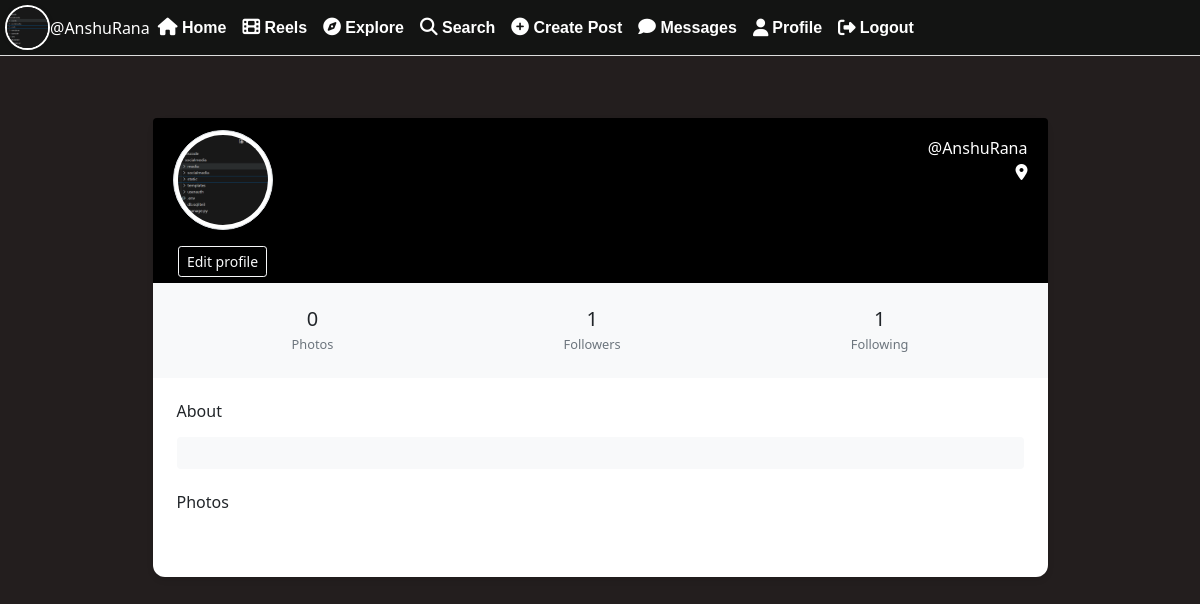
/profile/AnshuRana (signed in), run on an earlier commit of the app's database.
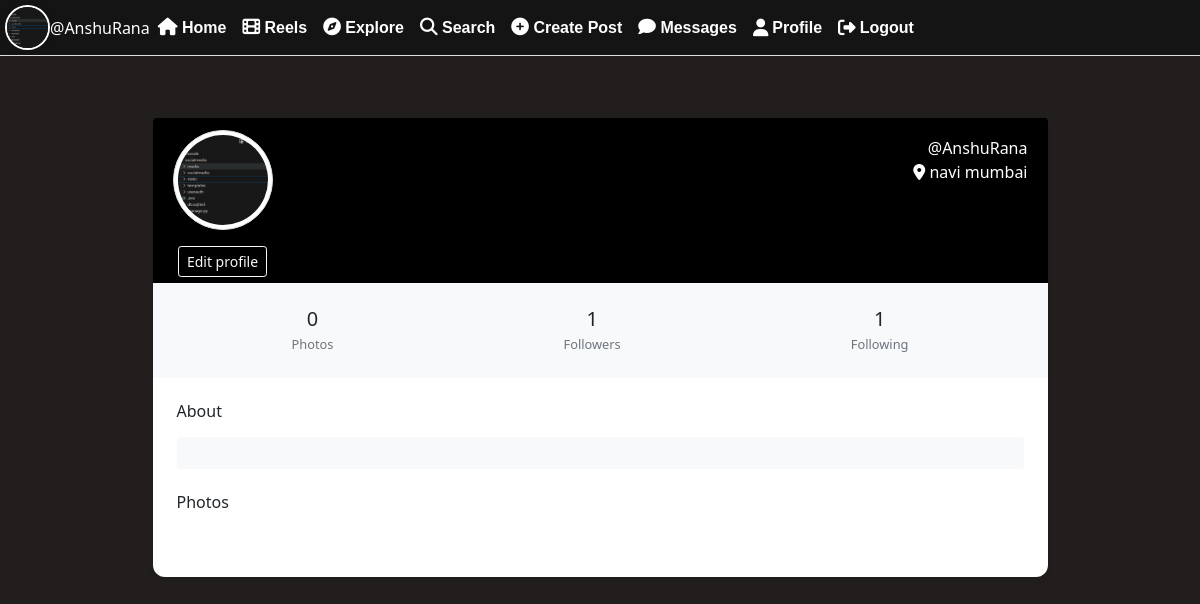
And on a later commit of the database.
### userauth/models.py (models this page shows, shortened)
class Profile(models.Model):
    user = models.OneToOneField(User, on_delete=models.CASCADE)
    bio = models.TextField(blank=True, default='')
    profileimg = models.ImageField(upload_to='profile_images', default='blank-profile-picture.png')
    location = models.CharField(max_length=100, blank=True, default='')

### userauth/views.py (the view)
# urls.py: path('profile/<str:id_user>', views.profilepage,name='profile'),
@login_required(login_url='loginn')
def profilepage(request, id_user):
    user_object = get_object_or_404(User, username=id_user)
    profile, _ = Profile.objects.get_or_create(user=request.user)
    user_profile, _ = Profile.objects.get_or_create(user=user_object)
    user_posts = Post.objects.filter(user=id_user).order_by('-created_at')
    user_post_length = user_posts.count()
    follower = request.user.username
    user = id_user
    if Followers.objects.filter(follower=follower, user=user).exists():
        follow_unfollow = 'Unfollow'
    else:
        follow_unfollow = 'Follow'
    user_followers = Followers.objects.filter(user=id_user).count()
    user_following = Followers.objects.filter(follower=id_user).count()
    context = {
        'user_object': user_object,
        'user_profile': user_profile,
        'user_posts': user_posts,
        'user_post_length': user_post_length,
        'profile': profile,
        'follow_unfollow': follow_unfollow,
        'user_followers': user_followers,
        'user_following': user_following,
    }
    if request.user.username == id_user:
        if request.method == 'POST':
            bio = request.POST.get('bio', '')
            location = request.POST.get('location', '')
            image = request.FILES.get('image', user_profile.profileimg)
            user_profile.bio = bio
            user_profile.location = location
            user_profile.profileimg = image
            user_profile.save()
            return redirect(f'/profile/{id_user}')
    return render(request, 'profile.html', context)

### templates/profile.html (shortened to what the changed rows need)
{% load static %}
<!DOCTYPE html>
<html lang="en">
<head>
    <link rel="stylesheet" href="https://maxcdn.bootstrapcdn.com/bootstrap/4.5.2/css/bootstrap.min.css">
    <link href="https://cdn.jsdelivr.net/npm/bootstrap@5.0.2/dist/css/bootstrap.min.css" rel="stylesheet"integrity="sha384-EVSTQN3/azprG1Anm3QDgpJLIm9Nao0Yz1ztcQTwFspd3yD65VohhpuuCOmLASjC">
    <link rel="stylesheet" href="{% static 'css/profile.css' %}">
</head>
<body>
<nav class="navbar navbar-expand-md navbar-dark fixed-top d-none d-md-block  navbar_section">
  <div class="container-fluid navbar_con">
    <a href="/profile/{{ user }}" class="d-flex align-items-center text-decoration-none">
      <img src="{{ profile.profileimg.url }}" class="profile-img me-2" />
      <span class="text-white">@{{ user }}</span>
    </a>
  </div>
</nav>
            {% load static %}
            <main role="main" class="container py-4">
        <section class="gradient-custom-2">
            <div class="container py-4">
                <div class="row justify-content-center align-items-center">
                    <div class="col-lg-10">
                        <div class="card">
                            <div class="rounded-top text-white d-flex flex-row flex-wrap pt-2 profile_header" >
                                <div class="d-flex flex-column align-items-center me-3 mb-3 profile_image" >
                                    <img src="{{ user_profile.profileimg.url }}" alt="Profile" class="img-fluid img-thumbnail mt-1 mb-3 us_profile">
                                    {% if user == user_profile.user %}
                                    <button type="button" class="btn btn-outline-light btn-sm" data-bs-toggle="modal"
                                        data-bs-target="#exampleModal1">
                                        Edit profile
                                    </button>
                                    {% endif %}
                                </div>
                                <div class="flex-grow-1 d-flex flex-column id_profile">
                                    <p class="text-white" style="padding-top:10px; margin-bottom:0px;">@{{ user_profile.user }}</p>
                                    <p style="margin-bottom:0px;"><i class="fa-solid fa-location-dot"></i> {{ user_profile.location }}</p>
                                </div>
                     </div>
                        </div>
                    </div>
                </div>
            </div>
        </section>
    </main>
</body>
</html>

What changed in the data, as far as the page shows it:
changed Profile "AnshuRana": location (not shown) → "navi mumbai"
